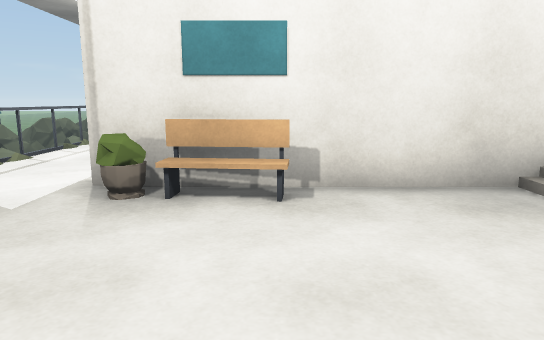
view 1 (above)

24 first-person views from a walk through a 3-D level made in the Unity game engine. The camera is 1.2 m above the floor, tilts 10° down and sees 70° across. Doors are open. The floor is counted in squares, 1 m on a side. Each view is taken from the middle of a square. On the plan, view 1 faces up. The plan holds only what a view shows up to about 15 squares ahead; the rest is blank. The place goes on beyond the plan. The player character is not drawn. Some surface patterns are stand-ins.

view 2
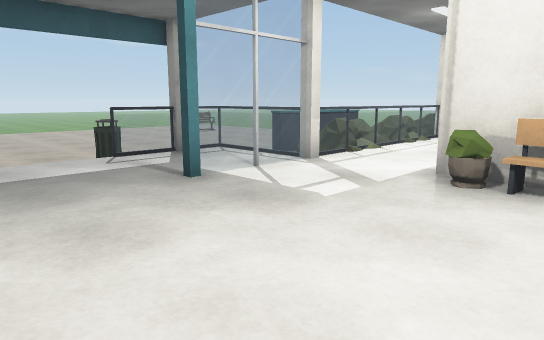

view 3
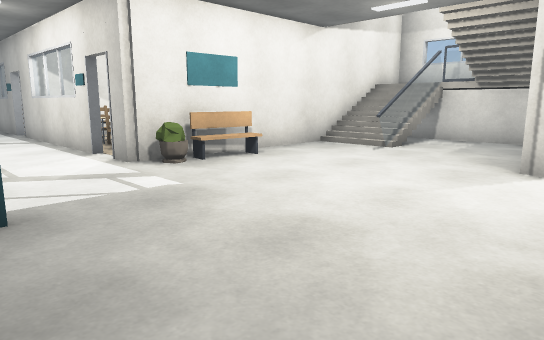

view 4
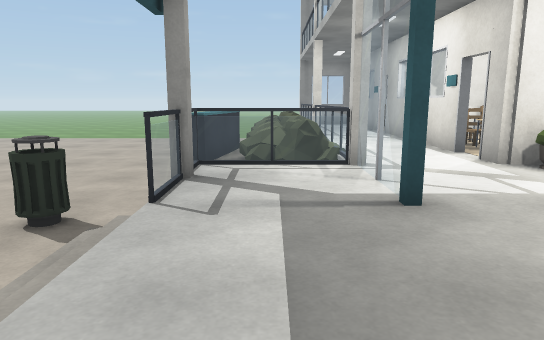

view 5
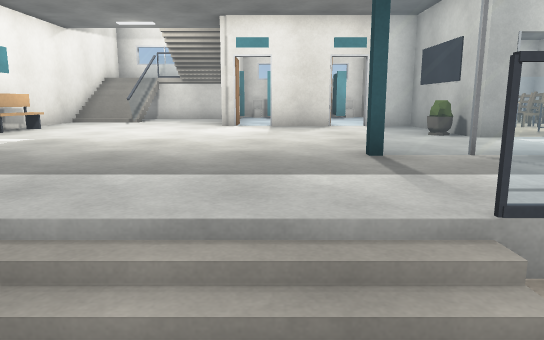

view 6
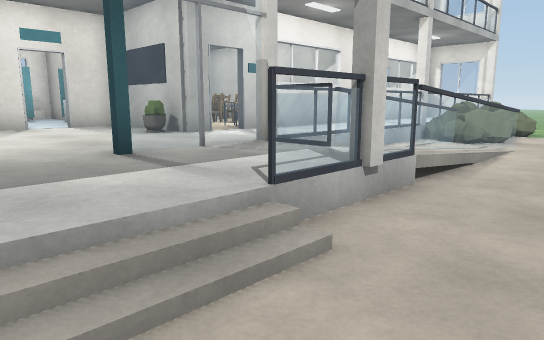

view 7
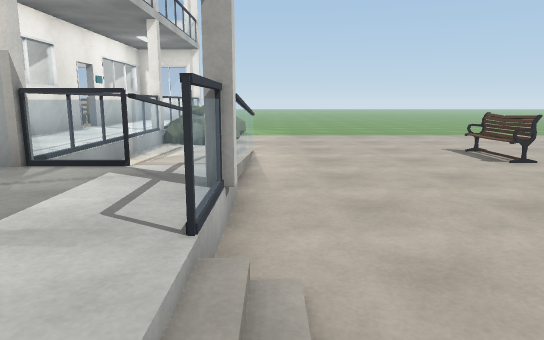

view 8
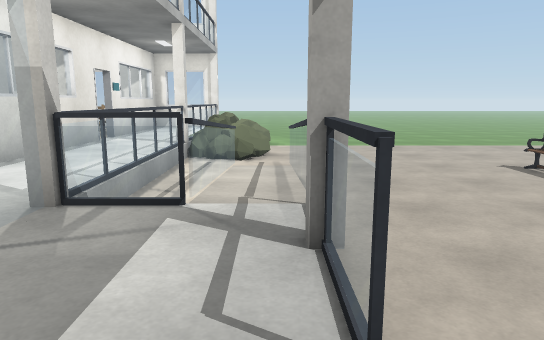

view 9
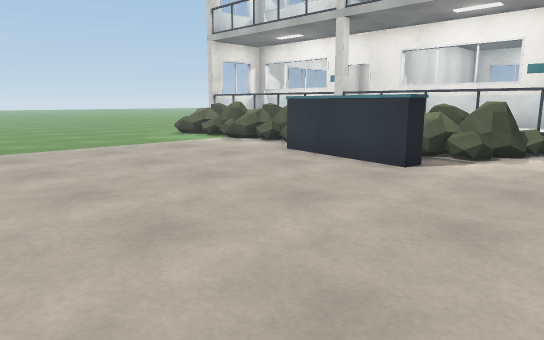

view 10
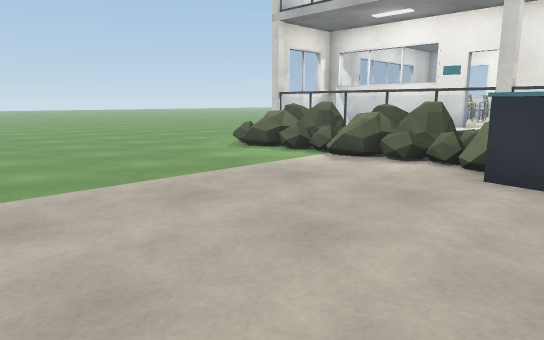

view 11
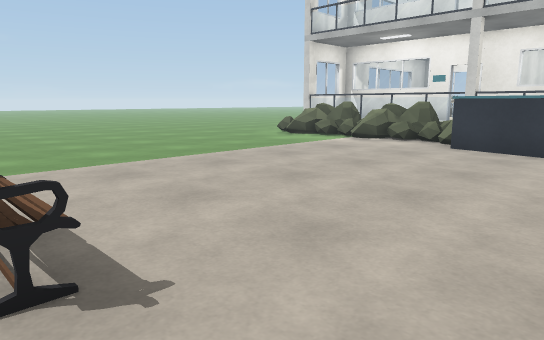

view 12
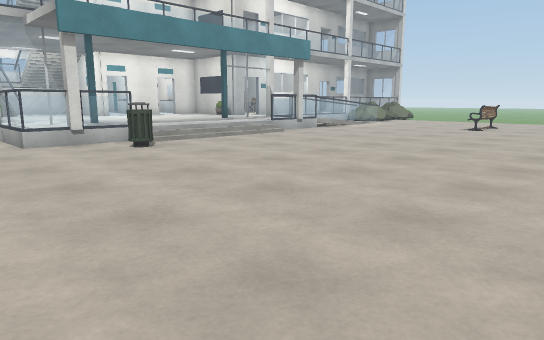

view 13
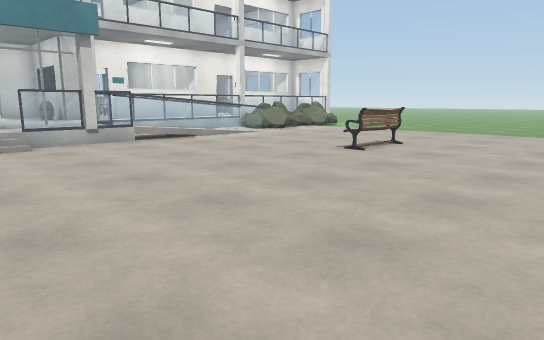

view 14
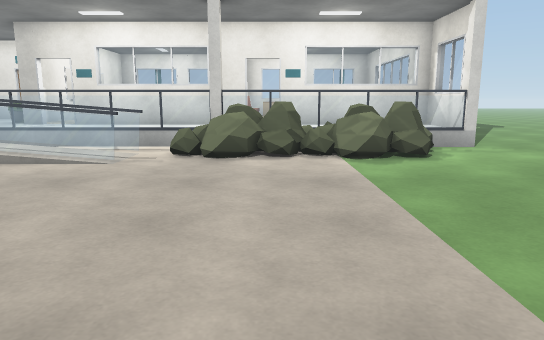

view 15
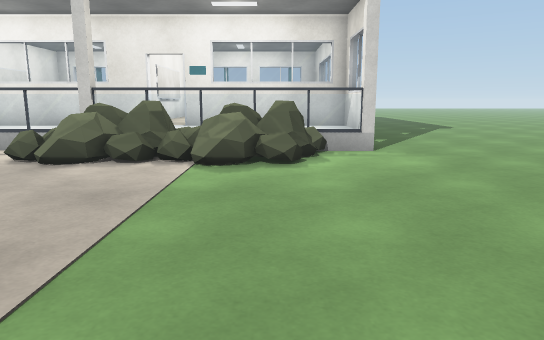

view 16
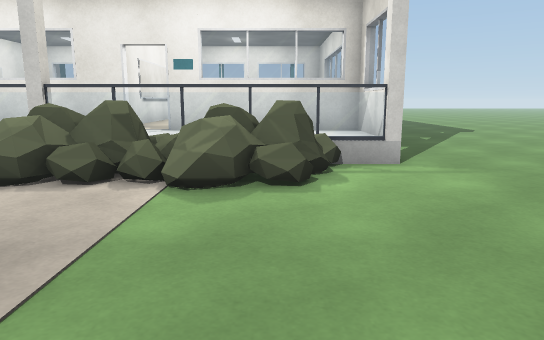

view 17
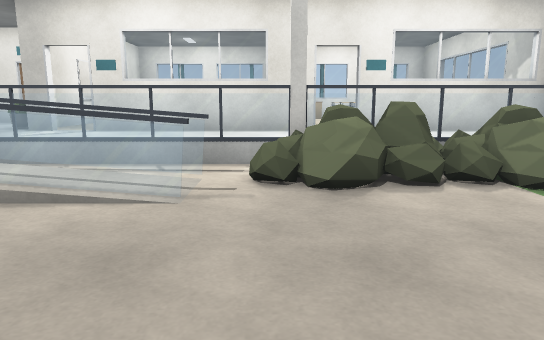

view 18
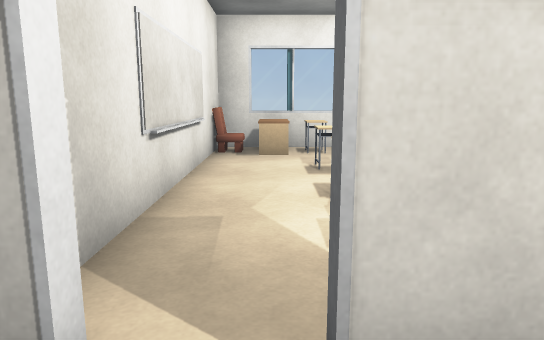

view 19
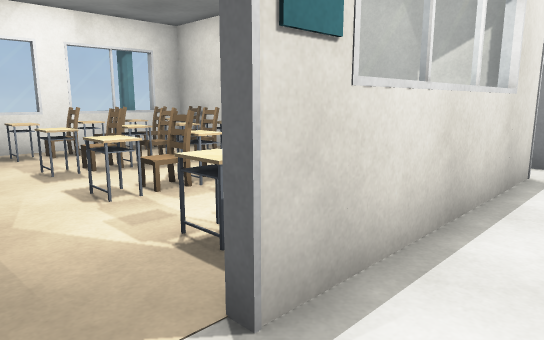

view 20
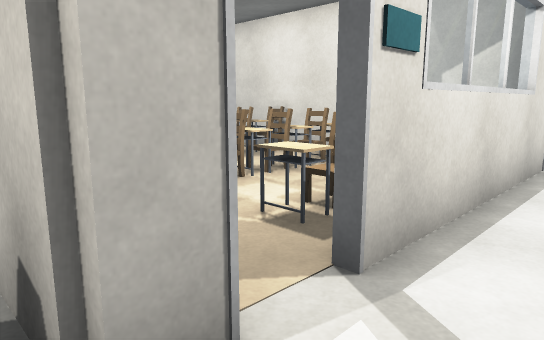

view 21
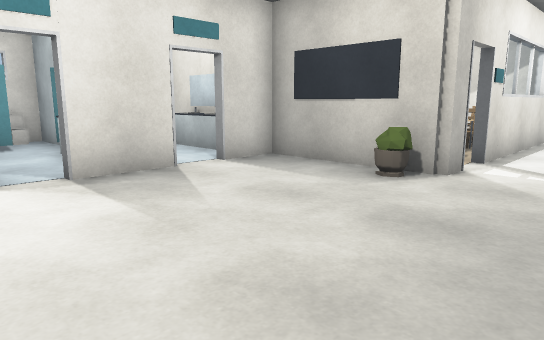

view 22
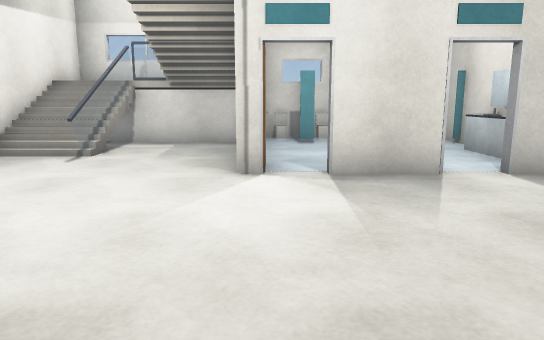

view 23
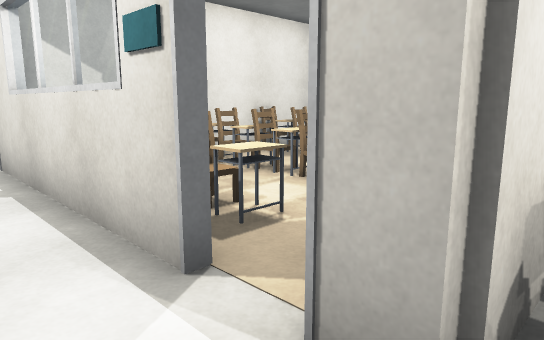

view 24
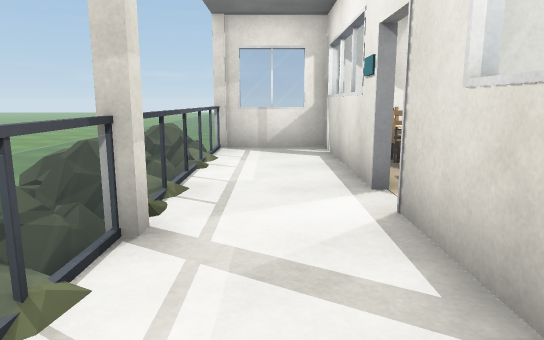

### Floor plan
Key: @ floor where view 1 was taken; # wall or solid block; x gap in a wall; . main floor; : floor 0.25 m higher than the main floor; + floor 0.5 m higher than the main floor; * floor 2.25 m higher than the main floor; / step, stairs or slope; D open door; = window, fence, low wall or low ledge; T thing the floor can be seen under or through; O other object.
Columns run from 20 left of view 1 to 8 right of it. Each row starts with its distance up from view 1.
 20    ...........
 19    ..........O O###
 18    .........OOO#++#O
 17    ..........OO#++#O
 16   ...........OO#++#
 15   ..........OOO#++#
 14   ...........OO#++D+
 13   ...........OOO++D##
 12  O..........O O#++#  O#O#
 11  O.........OO O#++#  O+O
 10  ..........OO O#++#O+O+
  9   .........OOOO#++#O+O
  8 ...........O.OO#++#O+
  7  .............O#++D+
  6 ...............O++D##   # ##
  5 ............OO+=++O#O#++/// #
  4  ...........O++=++++++++    =
  3  .........O.+++O+++++++#OO#*=
  2  ........../+++++++++++++++##
  1  ........../+++++++++++++++#
  0  ........../++++++++@+#    #
 -1 . ........./++++++++++##    #
 -2  ........../++++++++++x+++OOO
 -3 .........../+++O++++++#  ####
 -4 ............O++=++++++#
 -5  ...........O++=++++++x+++OOO
 -6  ...........++OO++O#########
 -7  ...........+=.O++D######O#
 -8  ...........+=.T++D++++++OO#
 -9  ...........:=.T++#O+O+O+O#
-10   ...O......:=.T++#O+O+O+O#
-11   ...O......#=.T++#O+O+O+O#
-12   ..........==.T++#  O+O+O##
-13   ...........O.OO+# #O#O#O#
-14   ..........OOOT++D######
-15   ...........OOT++D+
-16   ...........OOT++#
-17   ..........OOOT++#O
-18    ... ......OO#++#
-19        .......O#++#
-20        ........O###
-21          ......O..
-22           ........

Where each view was taken, in squares from view 1:
view 1: 0 up, 0 right, facing up
view 2: 1 down, 0 right, facing up-left
view 3: 2 down, 6 left, facing up-right
view 4: 2 down, 7 left, facing up
view 5: 2 down, 11 left, facing right
view 6: 1 down, 11 left, facing down-right
view 7: 1 down, 9 left, facing down
view 8: 2 down, 8 left, facing down
view 9: 5 up, 16 left, facing up-right
view 10: 10 up, 15 left, facing up-right
view 11: 8 up, 19 left, facing up-right
view 12: 8 up, 20 left, facing down-right
view 13: 1 down, 20 left, facing down-right
view 14: 15 down, 16 left, facing right
view 15: 18 down, 15 left, facing right
view 16: 18 down, 13 left, facing right
view 17: 13 down, 13 left, facing right
view 18: 8 down, 4 left, facing right
view 19: 7 down, 4 left, facing down-right
view 20: 6 down, 4 left, facing down-right
view 21: 0 up, 5 left, facing down-right
view 22: 1 down, 5 left, facing right
view 23: 5 up, 4 left, facing up-right
view 24: 9 up, 4 left, facing up
